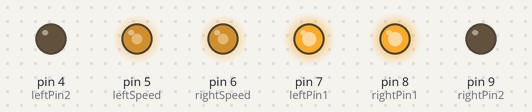
This sketch was run on a simulated Arduino Uno, built with avr-gcc and run on an emulated ATmega328P. Parts: output pins drawn as LEDs (lit = HIGH).

Above: at 0.05 s.
At 3.5 s:
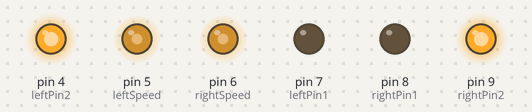
At 5.25 s:
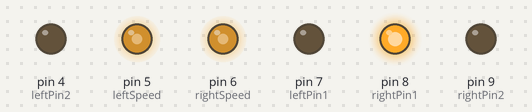
At 7.0 s:
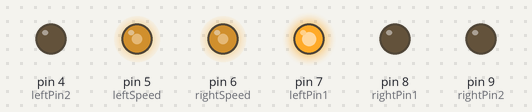
At 10.45 s:
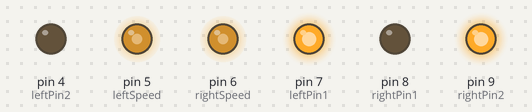
At 13.95 s:
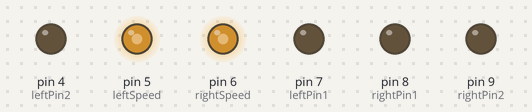
Timing chart, 0 to 16.1 s (numbered marks = the images above):
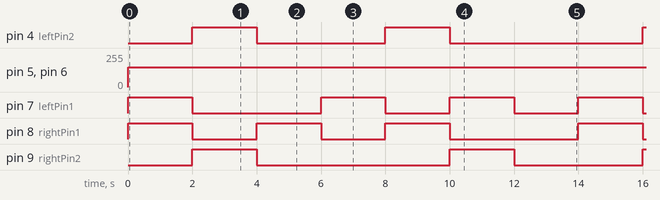

The sketch:

09_vechile.ino
```cpp
const int leftPin1 = 7; //BIN1连接引脚7
const int leftPin2 = 4; //BIN2连接引脚8
const int rightPin1 = 8; //AIN1连接引脚8
const int rightPin2 = 9; //AIN2连接引脚9
const int leftSpeed = 5; //PWB连接引脚5
const int rightSpeed = 6; //PWA连接引脚6
const int speedPWM = 150; //设置小车运行的初始速度

void setup() {
  pinMode(leftPin1, OUTPUT);
  pinMode(leftPin2, OUTPUT);
  pinMode(rightPin1, OUTPUT);
  pinMode(rightPin2, OUTPUT);
}

void loop() {
  // put your main code here, to run repeatedly:
  int delayTime = 2000;
  analogWrite(leftSpeed, speedPWM); //❷设定左侧电机的速度
  analogWrite(rightSpeed, speedPWM); //❷设定右侧电机的速度
  forward();      //前进
  delay(delayTime);
  backward();  //后退
  delay(delayTime);
  turnLeft();  //左转
  delay(delayTime);
  turnRight();  //右转
  delay(delayTime);
  rotateLeft();  //原地左转
  delay(delayTime);
  rotateRight();  //原地右转
  delay(delayTime);
  pause();  //停止
  delay(delayTime);
}
//===============
// 前进
//===============
void forward() {
  digitalWrite(leftPin1, 1);
  digitalWrite(leftPin2, 0);
  digitalWrite(rightPin1, 1);
  digitalWrite(rightPin2, 0);
}
//===============
// 后退
//===============
void backward() {
  digitalWrite(leftPin1, 0);
  digitalWrite(leftPin2, 1);
  digitalWrite(rightPin1, 0);
  digitalWrite(rightPin2, 1);
}
//===============
// 左转
//===============
void turnLeft() {
  digitalWrite(leftPin1, 0);
  digitalWrite(leftPin2, 0);
  digitalWrite(rightPin1, 1);
  digitalWrite(rightPin2, 0);
}
//===============
// 右转
//===============
void turnRight() {
  digitalWrite(leftPin1, 1);
  digitalWrite(leftPin2, 0);
  digitalWrite(rightPin1, 0);
  digitalWrite(rightPin2, 0);
}
//===============
// 原地左转
//===============
void rotateLeft() {
  digitalWrite(leftPin1, 0);
  digitalWrite(leftPin2, 1);
  digitalWrite(rightPin1, 1);
  digitalWrite(rightPin2, 0);
}
//===============
// 原地右转
//===============
void rotateRight() {
  digitalWrite(leftPin1, 1);
  digitalWrite(leftPin2, 0);
  digitalWrite(rightPin1, 0);
  digitalWrite(rightPin2, 1);
}
//===============
// 停止
//===============
void pause() {
  digitalWrite(leftPin1, 0);
  digitalWrite(leftPin2, 0);
  digitalWrite(rightPin1, 0);
  digitalWrite(rightPin2, 0);
}
```

Measured:
- by itself, pin 4 (leftPin2): repeats every 14.0 s: LOW 4.0 s, HIGH 2.0 s, LOW 6.0 s, HIGH 2.0 s
- by itself, pin 5 (leftSpeed), pin 6 (rightSpeed): 0/255 → 150/255 at 0.00 s
- by itself, pin 7 (leftPin1): repeats every 14.0 s: LOW 4.0 s, 2 × (HIGH 2.0 s, LOW 2.0 s), HIGH 2.0 s
- by itself, pin 8 (rightPin1): repeats every 14.0 s: 2 × (LOW 2.0 s, HIGH 2.0 s), LOW 4.0 s, HIGH 2.0 s
- by itself, pin 9 (rightPin2): repeats every 14.0 s: LOW 6.0 s, HIGH 2.0 s, LOW 4.0 s, HIGH 2.0 s
